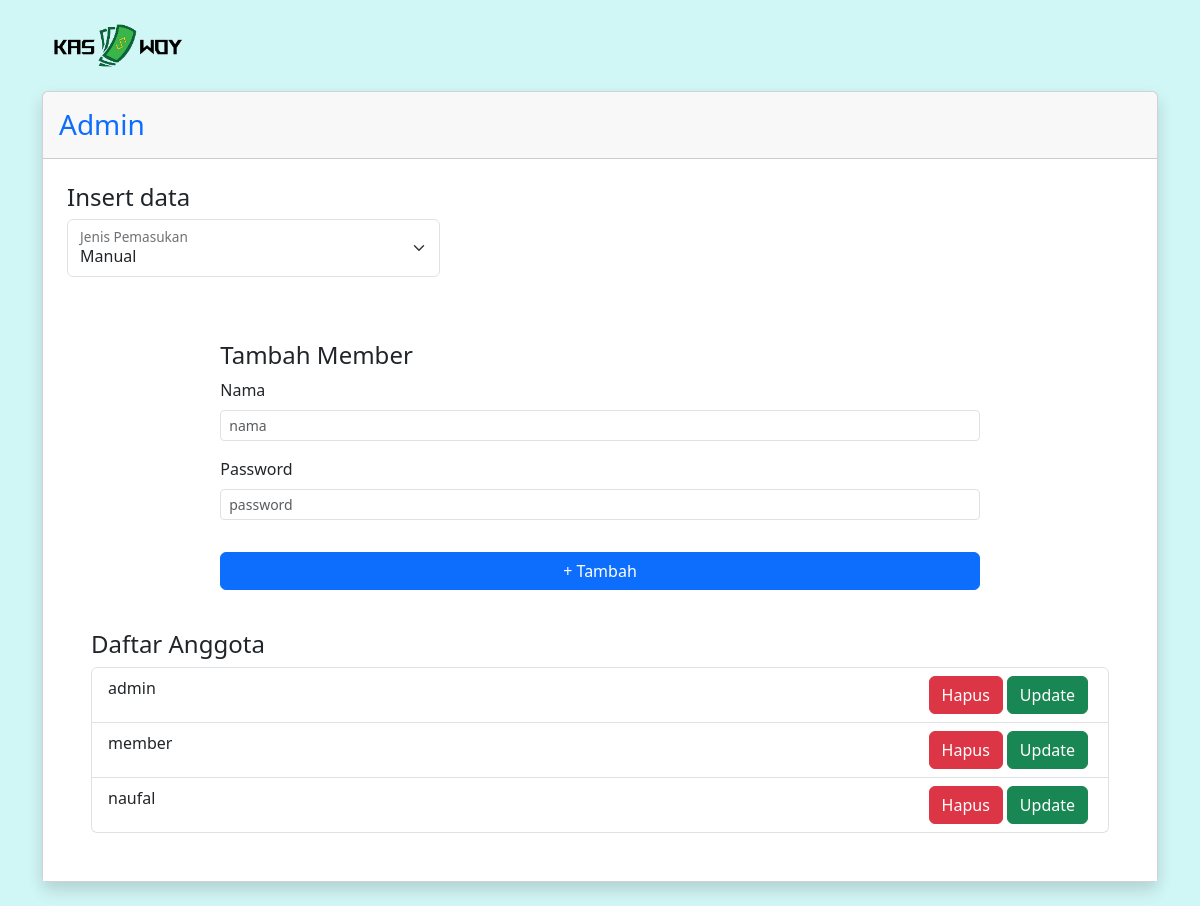
The app's page /public/home/admin (signed in) with its own data.
### tables this page shows
CREATE TABLE `anggota` (
  `id` int NOT NULL,
  `nama` varchar(30) NOT NULL,
  `password` varchar(100) NOT NULL,
  `level` int NOT NULL
);

### app/core/Controller.php (called while the page is built, shortened)
<?php
class Controller
{
    public function view($view, $data = [])
    {
        require_once("../app/view/" . $view . ".php");
    }
    public function model($model)
    {
        return new $model;
    }
}

### app/controllers/Home.php (called while the page is built, shortened)
<?php
class Home extends Controller{
    public function admin(){
        $data['title'] = 'Log-In | KasWoy';
        $data['insert'] = $this->model('Anggota_model')->insert();
        $data['member'] = $this->model('Anggota_model')->getAllanggota();
        $this->view("home/insert", $data);
    }
}

### app/core/App.php (called while the page is built, shortened)
<?php
class App
{
    protected $method ="index";
    protected $param = [];
    public function __construct()
    {
        $url = $this->parseURL();
        if (!empty($url) && file_exists("../app/controllers/". $url[0].".php")) {
            unset($url[0]);
        }
        $this->controller = new $this->controller;
        if (isset($url[1])) {
            if (method_exists($this->controller,$url[1])) {
                $this->method = $url[1];
            }
        }
        call_user_func_array([$this->controller, $this->method],$this->param);
    }
    public function parseURL(){
        if (isset($_GET["url"])) {
            $url = rtrim($_GET["url"], "/") ;
            $url = filter_var($url, FILTER_SANITIZE_URL);
            $url = explode('/', $url);
            return $url;
        }
    }
}

### public/index.php (called while the page is built, shortened)
<?php
$app = new App();

### app/core/Database.php (called while the page is built, shortened)
<?php
class Database{
    private $host = DB_HOST;
    private $user = DB_USER;
    private $pass = DB_PASS;
    private $database = DB_NAME;
    private $dbh;
    private $stmt;
    public function __construct()
    {
        $dsn = 'mysql:host='. $this->host. ';dbname='. $this->database;
        try {
            $this -> dbh = new PDO($dsn, $this->user, $this->pass);
        } catch (PDOException $e) {
            die($e->getMessage());
        }
    }
    public function query($sql) {
        $this->stmt = $this->dbh->prepare($sql);
    }
    public function execute(){
        $this->stmt->execute();
    }
    public function resultSet(){
        $this->execute();
        return $this->stmt->fetchAll(PDO::FETCH_ASSOC);
    }
}

### app/model/Anggota_model.php (called while the page is built, shortened)
<?php
class Anggota_model{
    private $table = "anggota";
    private $db;
    public function __construct()
    {
        $this->db = new Database();
    }
    public function getAllanggota(){
        $this->db->query("SELECT * FROM " .$this->table);
        return $this->db->resultSet();
    }
}

### app/view/home/insert.php (the view, shortened to what this page needs)
<body>
    <nav class="navbar navbar-lg navbar-light">
        <div class="container d-flex justify-content-between align-items-center">
            <a class=" ms-0" href="../">
                <img class="logo" src="../../public/image/kaswoy1.png" alt="kaswoy1" style="width: 150px;">
            </a>
        </div>
    </nav>
    <div class="container">
        <div class="card shadow mb-4">
            <div class="card-header py-3">
                <h3 class="m-0 font-weight-bold text-primary">Admin</h3>
            </div>
            <div class="container p-4" style="background-color: #fff;">
                <h4>Insert data</h4>
                <div class="form-floating mb-3" style="max-width: 35%;">
                    <select class="form-select" id="jenis" aria-label="Floating label select example">
                        <option value="table">Manual</option>
                    </select>
                    <label for="toggleView">Jenis Pemasukan</label>
                </div>
                <div class="card-body">
                    <div class="container mt-4 p-2" id="manual" style="max-width: 75%;">
                        <h4>Tambah Member</h4>
                        <form method="post" action="admin">
                            <div class="form-group mb-3">
                                <label for="exampleInputEmail1" class="form-label">Nama</label>
                                <input class="form-control form-control-sm" type="text" name="nama" id="nama" placeholder="nama" aria-label=".form-control-sm example" required>
                            </div>
                            <div class="form-group mb-3">
                                <label for="exampleInputPassword1" class="form-label">Password</label>
                                <input class="form-control form-control-sm" type="password" name="password" id="password" placeholder="password" aria-label=".form-control-sm example" required>
                            </div>
                            <div class="form-group d-grid gap-5 pt-3">
                                <button class="btn btn-primary" type="submit">+ Tambah</button>
                            </div>
                        </form>
                    </div>
                    <div class="container mt-4 p-2">
                        <h4>Daftar Anggota</h4>
                        <ul class="list-group">
                            <?php foreach($data['member'] as $member) : ?>
                            <li class="list-group-item">
                                <div class="row">
                                    <div class="col">
                                        <?= $member['nama'] ?>
                                    </div>
                                    <div class="col">
                                        <button class="btn btn-success tampilModalUbah float-end me-1" data-toggle="modal" data-target="#exampleModal" data-id="">Update</button>
                                        <a href="" class="btn btn-danger float-end me-1" onclick="return confirm('Yakin ingin menghapus DATA INI ??')">Hapus</a>
                                    </div>
                                </div>
                            </li>
                            <?php endforeach ?>
                        </ul>
                    </div>
                </div>
            </div>
        </div>
    </div>

### app/view/home/insert.php (style rules this page uses)
body { background-color: #D1F6F6; }

### records on screen
anggota: nama "admin"
anggota: nama "member"
anggota: nama "naufal"
